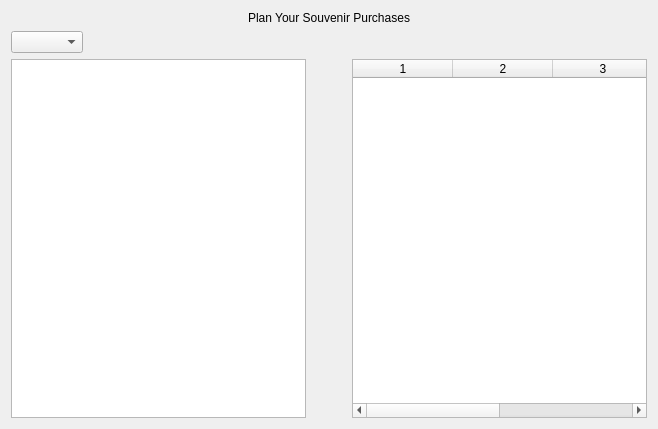
<?xml version="1.0" encoding="UTF-8"?>
<ui version="4.0">
 <class>PurchaseWindow</class>
 <widget class="QWidget" name="PurchaseWindow">
  <property name="geometry">
   <rect>
    <x>0</x>
    <y>0</y>
    <width>658</width>
    <height>429</height>
   </rect>
  </property>
  <property name="windowTitle">
   <string>Form</string>
  </property>
  <layout class="QGridLayout" name="gridLayout">
   <item row="0" column="0">
    <layout class="QVBoxLayout" name="verticalLayout">
     <item>
      <widget class="QLabel" name="label">
       <property name="text">
        <string>Plan Your Souvenir Purchases</string>
       </property>
       <property name="alignment">
        <set>Qt::AlignCenter</set>
       </property>
      </widget>
     </item>
     <item>
      <layout class="QHBoxLayout" name="horizontalLayout_2">
       <item>
        <widget class="QComboBox" name="purchaseWindow_comboBox_selectStadium"/>
       </item>
       <item>
        <spacer name="horizontalSpacer_2">
         <property name="orientation">
          <enum>Qt::Horizontal</enum>
         </property>
         <property name="sizeHint" stdset="0">
          <size>
           <width>40</width>
           <height>20</height>
          </size>
         </property>
        </spacer>
       </item>
      </layout>
     </item>
     <item>
      <layout class="QHBoxLayout" name="horizontalLayout">
       <item>
        <widget class="QTableView" name="purchaseWindow_tableView_souvenirList"/>
       </item>
       <item>
        <spacer name="horizontalSpacer">
         <property name="orientation">
          <enum>Qt::Horizontal</enum>
         </property>
         <property name="sizeType">
          <enum>QSizePolicy::Minimum</enum>
         </property>
         <property name="sizeHint" stdset="0">
          <size>
           <width>40</width>
           <height>20</height>
          </size>
         </property>
        </spacer>
       </item>
       <item>
        <widget class="QTableWidget" name="purchaseWindow_tableWidget_shoppingCart">
         <property name="columnCount">
          <number>4</number>
         </property>
         <column/>
         <column/>
         <column/>
         <column/>
        </widget>
       </item>
      </layout>
     </item>
    </layout>
   </item>
  </layout>
 </widget>
 <resources/>
 <connections/>
</ui>
